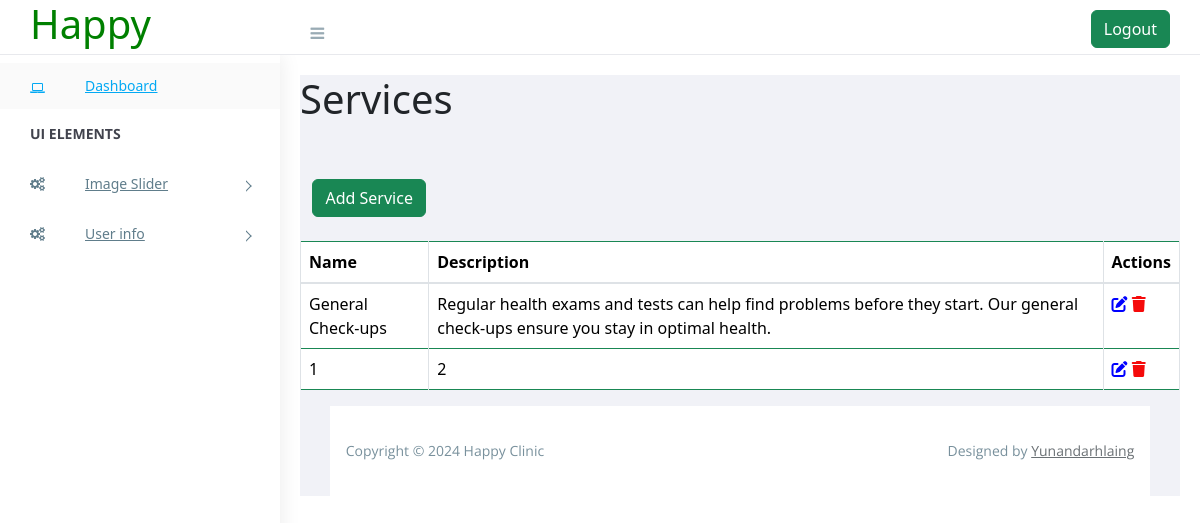
The page /myadmin/service_list/ on the database its author committed.
### myadmin/models.py (models this page shows, shortened)
class Service(models.Model):
    name = models.CharField(max_length=100)
    description = models.TextField()

### myadmin/views.py (the view)
# urls.py: path('service_list/', views.service_list, name='service_list'),
def service_list(request):
    services = Service.objects.all()
    return render(request, 'service_list.html', {'services': services})

### myadmin/templates/service_list.html
{% extends 'adminbase.html' %}
{% block body %}
{% load static %}
    <h1>Services</h1><br><br>
    &nbsp;&nbsp;&nbsp;<a href="{% url 'service_create' %} " class="btn btn-success">Add Service</a><br><br>
    <table class="table table-bordered border-success ">
        <thead>
            <tr>
                <th>Name</th>
                <th>Description</th>
                <th>Actions</th>
            </tr>
        </thead>
        <tbody>
            {% for se in services %}
            <tr>
                <td>{{ se.name }}</td>
                <td>{{ se.description }}</td>
                <td>
                    {% if se.id %}
                        <a href="{% url 'service_update' se.id %}"><i class="fa-solid fa-pen-to-square" style="color: blue;"></i></a>
                        <a href="{% url 'service_delete' se.id %}"><i class="fa-solid fa-trash" style="color: #f50a0a;"></i></a>
                    {% else %}
                        <span class="text-danger">Invalid ID</span>
                    {% endif %}
                </td>
            </tr>
            {% endfor %}
        </tbody>
    </table>
{% endblock %}

### static/assets/css/style.css (style rules this page uses)
body { display: table; font-family: "Open Sans", sans-serif; font-size: 16px; width: 100%; }
a, button { text-decoration: none; outline: none !important; color: #878787; -webkit-transition: all 0.25s ease; transition: all 0.25s ease; }
h1, h2, h3, h4, h5, h6 { margin: 0; }
.btn, button, input, textarea { -webkit-box-shadow: none; box-shadow: none; outline: 0 !important; }
.btn { border-radius: 3px; }
.btn, .button { display: inline-block; font-weight: 400; text-align: center; white-space: nowrap; vertical-align: middle; -webkit-transition: all .15s ease-in-out; transition: all .15s ease-in-out; border-radius: 3; cursor: pointer; }
body { transition: background-color 0.3s, color 0.3s; }

### static/assets/css/adminstyle.css (style rules this page uses)
body { font-family: 'Arial', sans-serif; background-color: #e9f7ec; margin: 0; padding: 20px; }

### rows shown on the page
Service: name "General Check-ups", description "Regular health exams and tests can help find problems before they start. Our general check-ups ensure you stay in optimal health."
Service: name "1", description "2"
